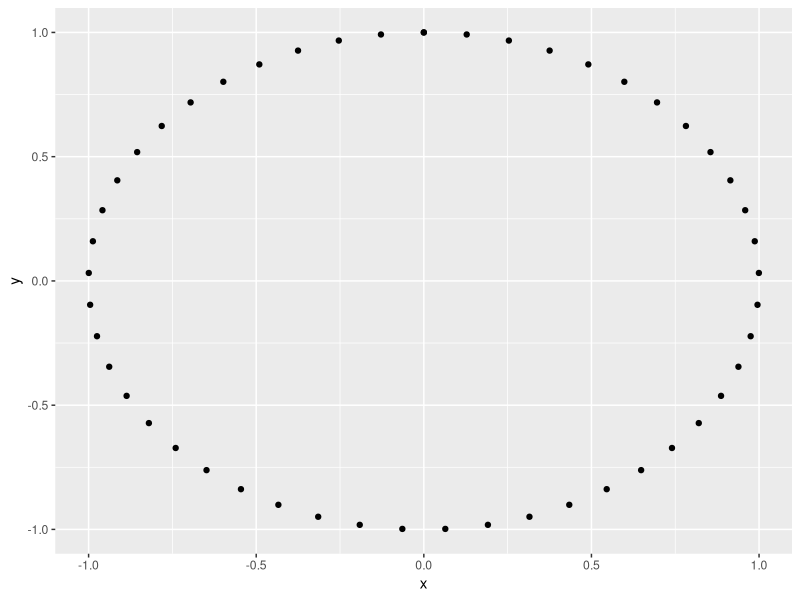
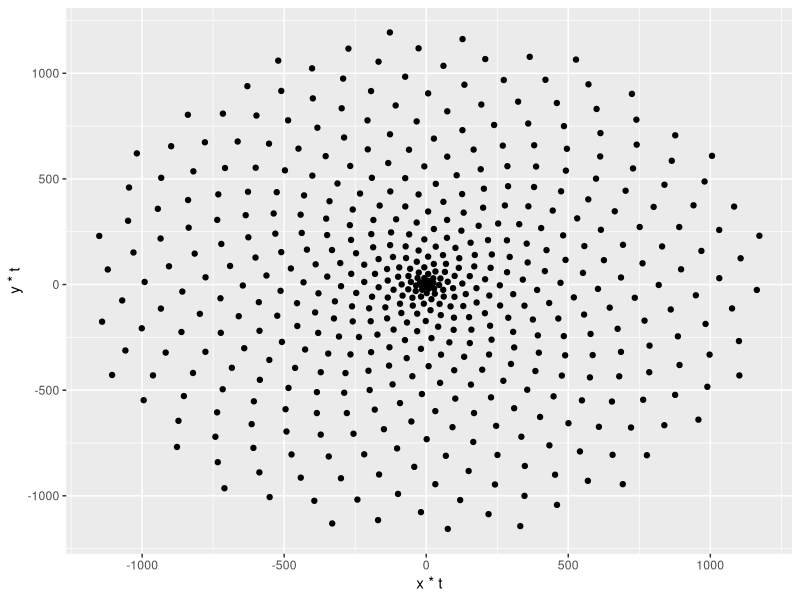
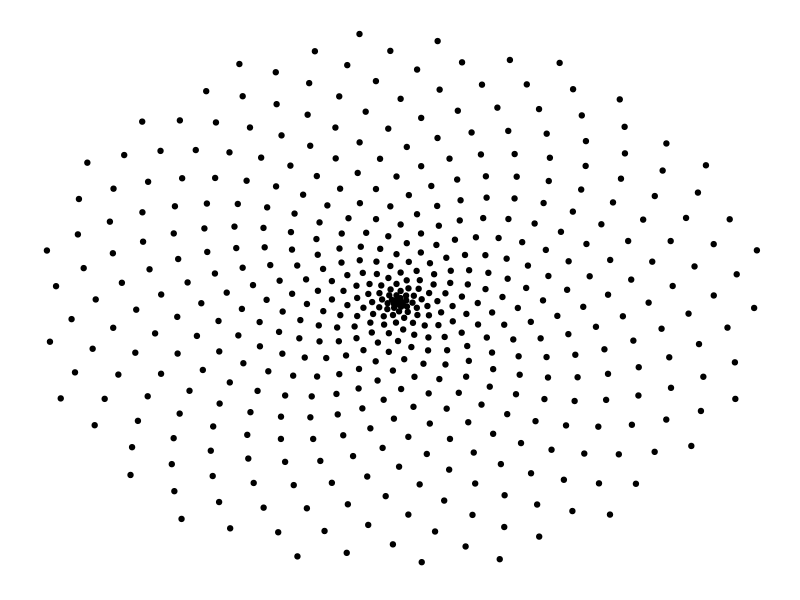
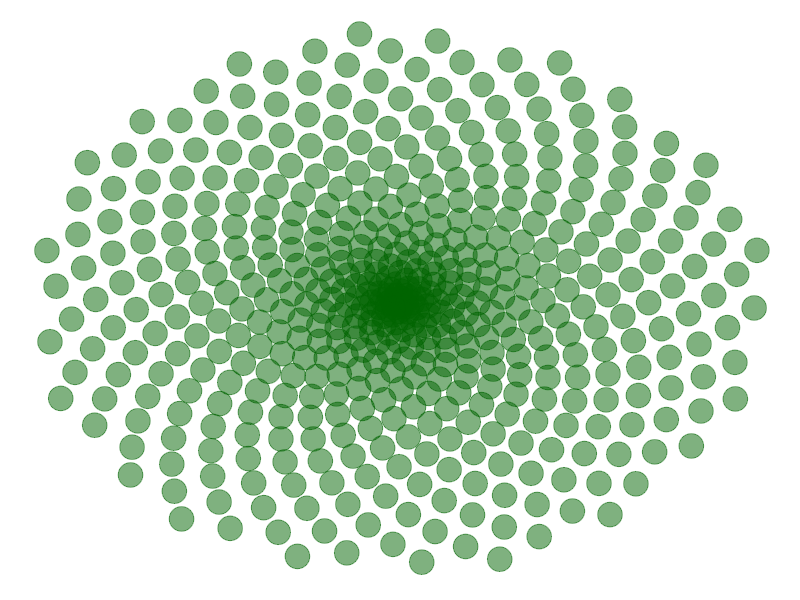
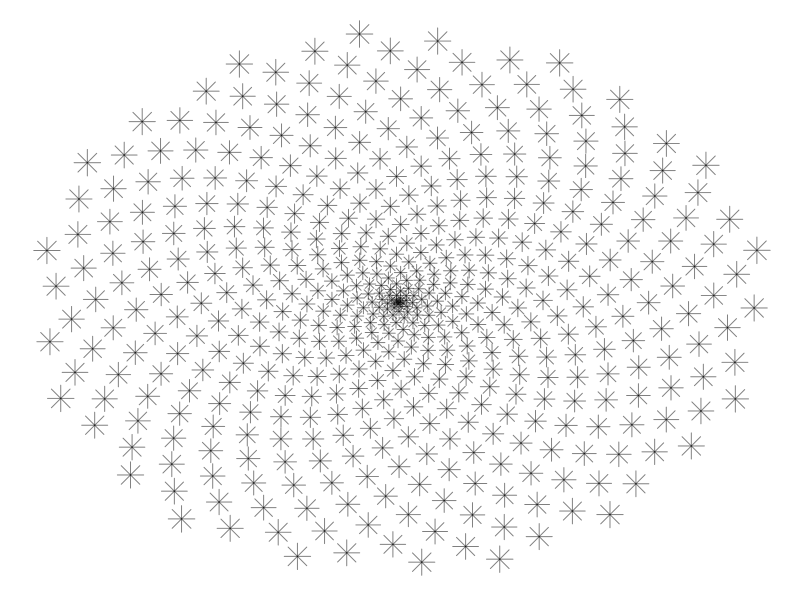
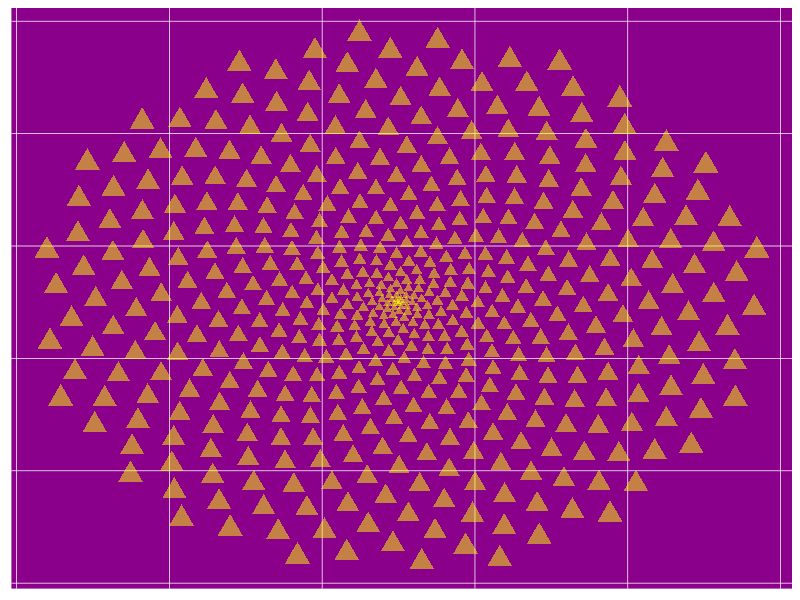
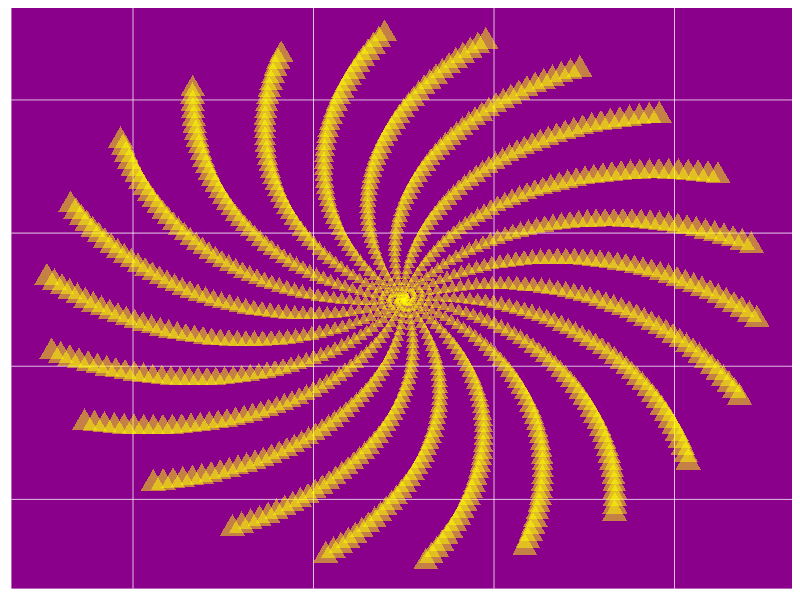
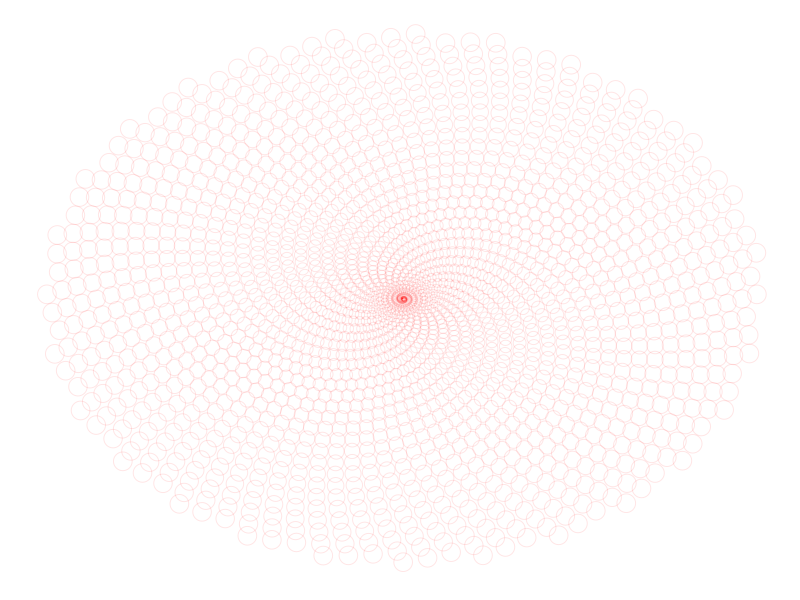

The R script that drew these images, in order:
## ---- chunk 1
library(ggplot2)
## ---- chunk 2
t <- seq(0, 2*pi, length.out = 50)
x <- sin(t)
y <- cos(t)
df <- data.frame(t, x, y)

# Scatter plot of points in a circle
p <- ggplot(df, aes(x, y))
p + geom_point()
## ---- chunk 3
# Defining the number of points
points <- 500

# Defining the Golden Angle
angle <- pi * (3-sqrt(5))

t <- (1:points) * angle
x <- sin(t)
y <-cos(t)
df <- data.frame(t, x, y)

# Make a scatter plot of points in a spiral
p <- ggplot(df, aes(x*t, y*t))
p + geom_point()
## ---- chunk 4
df <- data.frame(t, x, y)

# Make a scatter plot of points in a spiral
p <- ggplot(df, aes(x*t, y*t))
p + geom_point() + 
theme(panel.background=element_rect(fill="white"),
        axis.title.x=element_blank(),
        axis.text.x = element_blank(),
        axis.ticks.x = element_blank(),
        axis.title.y=element_blank(),
        axis.ticks.y = element_blank(),
        axis.text.y = element_blank(),
        panel.grid.major = element_blank())
## ---- chunk 5
p <- ggplot(df, aes(x*t, y*t))
p + geom_point(size=8, alpha=0.5, colour='darkgreen') + 
theme(panel.background=element_rect(fill="white"),
        axis.title.x=element_blank(),
        axis.text.x = element_blank(),
        axis.ticks.x = element_blank(),
        axis.title.y=element_blank(),
        axis.ticks.y = element_blank(),
        axis.text.y = element_blank(),
        panel.grid.major = element_blank())
## ---- chunk 6
p <- ggplot(df, aes(x*t, y*t))
p + geom_point(aes(size=t), pch=8, alpha=0.5, colour='black') + 
theme(panel.background=element_rect(fill="white"),
        axis.title.x=element_blank(),
        axis.text.x = element_blank(),
        axis.ticks.x = element_blank(),
        axis.title.y=element_blank(),
        axis.ticks.y = element_blank(),
        axis.text.y = element_blank(),
        panel.grid.major = element_blank(),
        legend.position="none")
## ---- chunk 7
p <- ggplot(df, aes(x*t, y*t))
p + geom_point(aes(size=t, shape=17), pch=17, alpha=0.5, colour='yellow') + 
theme(panel.background=element_rect(fill="darkmagenta"),
        axis.title.x=element_blank(),
        axis.text.x = element_blank(),
        axis.ticks.x = element_blank(),
        axis.title.y=element_blank(),
        axis.ticks.y = element_blank(),
        axis.text.y = element_blank(),
        panel.grid.major = element_blank(),
        legend.position="none")
## ---- chunk 8
angle <- 2
points <- 1000

t <- (1:points)*angle
x <- sin(t)
y <- cos(t)

df <- data.frame(t, x, y)

p <- ggplot(df, aes(x*t, y*t))
p + geom_point(aes(size=t, shape=17), pch=17, alpha=0.5, colour='yellow') + 
theme(panel.background=element_rect(fill="darkmagenta"),
        axis.title.x=element_blank(),
        axis.text.x = element_blank(),
        axis.ticks.x = element_blank(),
        axis.title.y=element_blank(),
        axis.ticks.y = element_blank(),
        axis.text.y = element_blank(),
        panel.grid.major = element_blank(),
        legend.position="none")
## ---- chunk 9
angle <- 13*pi/180
points <- 2000

t <- (1:points)*angle
x <- sin(t)
y <- cos(t)

df <- data.frame(t, x, y)

p <- ggplot(df, aes(x*t, y*t))
p + geom_point(aes(size=t, shape=1), pch=1, alpha=0.1, colour='red') + 
theme(panel.background=element_rect(fill="white"),
        axis.title.x=element_blank(),
        axis.text.x = element_blank(),
        axis.ticks.x = element_blank(),
        axis.title.y=element_blank(),
        axis.ticks.y = element_blank(),
        axis.text.y = element_blank(),
        panel.grid.major = element_blank(),
        legend.position="none")
